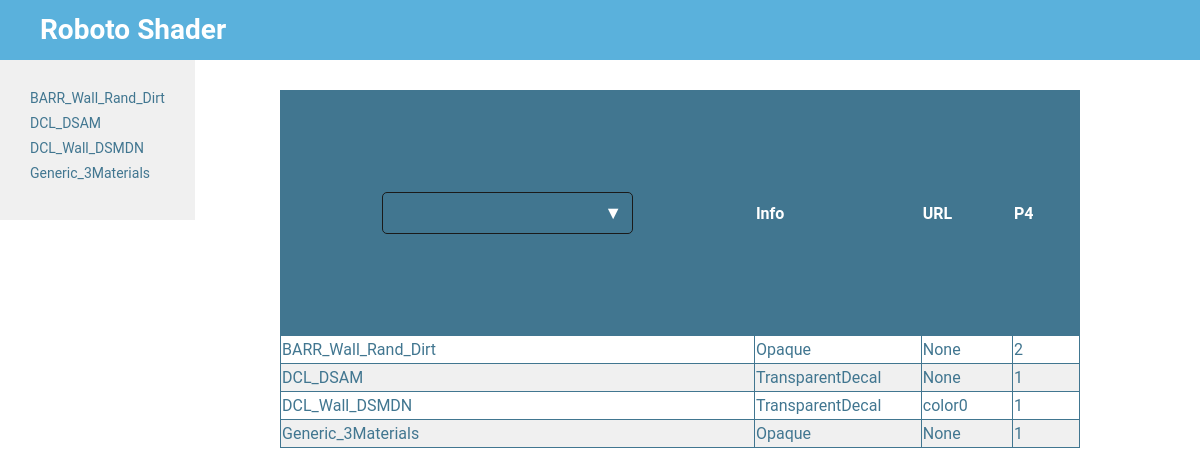
/shader/Roboto/, run on the app's committed database.
### shader/models.py (models this page shows, shortened)
class Shader(models.Model):
    shader_name = models.CharField(max_length = 255, primary_key=True)
    shader_info = models.CharField(max_length = 255)
    shader_url = models.CharField(max_length = 255)
    shader_p4 = models.CharField(max_length = 255)

### shader/views.py (the view)
# urls.py: url(r'^Roboto/(?P<shader_name>.*)', views.detail, name='detail'),
def Roboto(request):
    shader_list = Shader.objects.order_by('shader_name')
    return render(request, 'shader/index.html', {'shader_list':shader_list})

### shader/templates/shader/index.html (shortened to what this page needs)
<head>
	{%extends "shader/base.html"%}
    {% block extrastyle %}<link rel="stylesheet" type="text/css" href="/static/shader/index.css"/>
    {% endblock %}
	{% block branding %}Roboto Shader{% endblock %}
	{% block sidebar %}
        {% if shader_list %}
        <ul>
            {% for shader in shader_list %}
                <li><a href="{% url 'detail' shader.shader_name %}">{{ shader.shader_name }}</a></li>
            {% endfor %}
        </ul>
        {% else %}
            <p>No shader are available.</p>
        {% endif %}
	{% endblock %}
	{% block main %}
    <table>
        <tr>
            <th>
                <ul id="select">
            <li>
                <div class="select-head">
                    <span class="select-icon">▼</span>
                </div>
            </li>
        </ul>
            </th>
            <th>Info</th>
            <th>URL</th>
            <th>P4</th>
        <tr>
        {% if shader_list %}
            {% for shader in shader_list %}
            <tr>
                <td>{{ shader.shader_name }}</td>
                <td>{{ shader.shader_info }}</td>
                <td>{{ shader.shader_url }}</td>
                <td>{{ shader.shader_p4 }}</td>
            </tr>
            {% endfor %}
        {% endif %}
    </table>
	{% endblock %}

### shader/templates/shader/base.html (shortened to what this page needs)
<!DOCTYPE html>
<html>
<head>
	<link rel="stylesheet" type="text/css" href="/static/shader/base.css"/>
	{% block extrastyle %}{% endblock %}
</head>
<body>
<div id="container">
	<div id="header">
		<div id="branding"> <h1>{% block branding %}{% endblock %}</h1> </div>
	</div>
	<div id="content"> {% block content %}
		<div id="sidebar">{% block sidebar %}{% endblock %}</div>
		<div id="main">{% block main %}{% endblock %}</div>
	{% endblock %} </div>
</body>
</html>

### shader/static/shader/base.css (style rules this page uses)
body { margin: 0; padding: 0; font-size: 14px; font-family: "Roboto","Lucida Grande","DejaVu Sans","Bitstream Vera Sans",Verdana,Arial,sans-serif; color: #417690; background: #fff; border: none; }
#container { position: relative; width: 100%; padding: 0; }
#header { width: auto; height: 40px; padding: 10px 40px; background: #5ab1dc; line-height: 40px; color: #ffffff; }
#branding { float: left; margin: 0; }
#branding h1 { margin: 0; }
#sidebar { float: left; padding:30px; background-color: #f0f0f0; }
#main { padding: 30px; margin: 0 0 0 250px; }
ul { margin: 0; padding: 0; list-style:none; }
li { margin: 0 0 9px 0; }
a { color: #417690; text-decoration:none; }

### shader/static/shader/index.css (style rules this page uses)
table,tr,th,td { border:1px solid #417690; border-collapse: collapse; line-height: 25px; width: 800px; }
tr { text-align: left; }
th { color: #fff; background-color: #417690; }
tr:nth-child(odd) { background-color:#fff; }
tr:nth-child(even) { background-color:#f0f0f0; }
#select { margin:100px; background: rgba(0,0,0,0); width: 249px; height: 40px; font-family: "微软雅黑"; font-size: 18px; color: white; border: 1px #1a1a1a solid; border-radius: 5px; }
.select-head { overflow: hidden; width: 249px; height: 40px; box-sizing: border-box; padding: 0 10px; line-height: 40px; }
.select-head .select-icon { float: right; }

### data on the page
Shader: shader_name "BARR_Wall_Rand_Dirt", shader_info "Opaque", shader_url "None", shader_p4 "2"
Shader: shader_name "DCL_DSAM", shader_info "TransparentDecal", shader_url "None", shader_p4 "1"
Shader: shader_name "DCL_Wall_DSMDN", shader_info "TransparentDecal", shader_url "color0", shader_p4 "1"
Shader: shader_name "Generic_3Materials", shader_info "Opaque", shader_url "None", shader_p4 "1"
